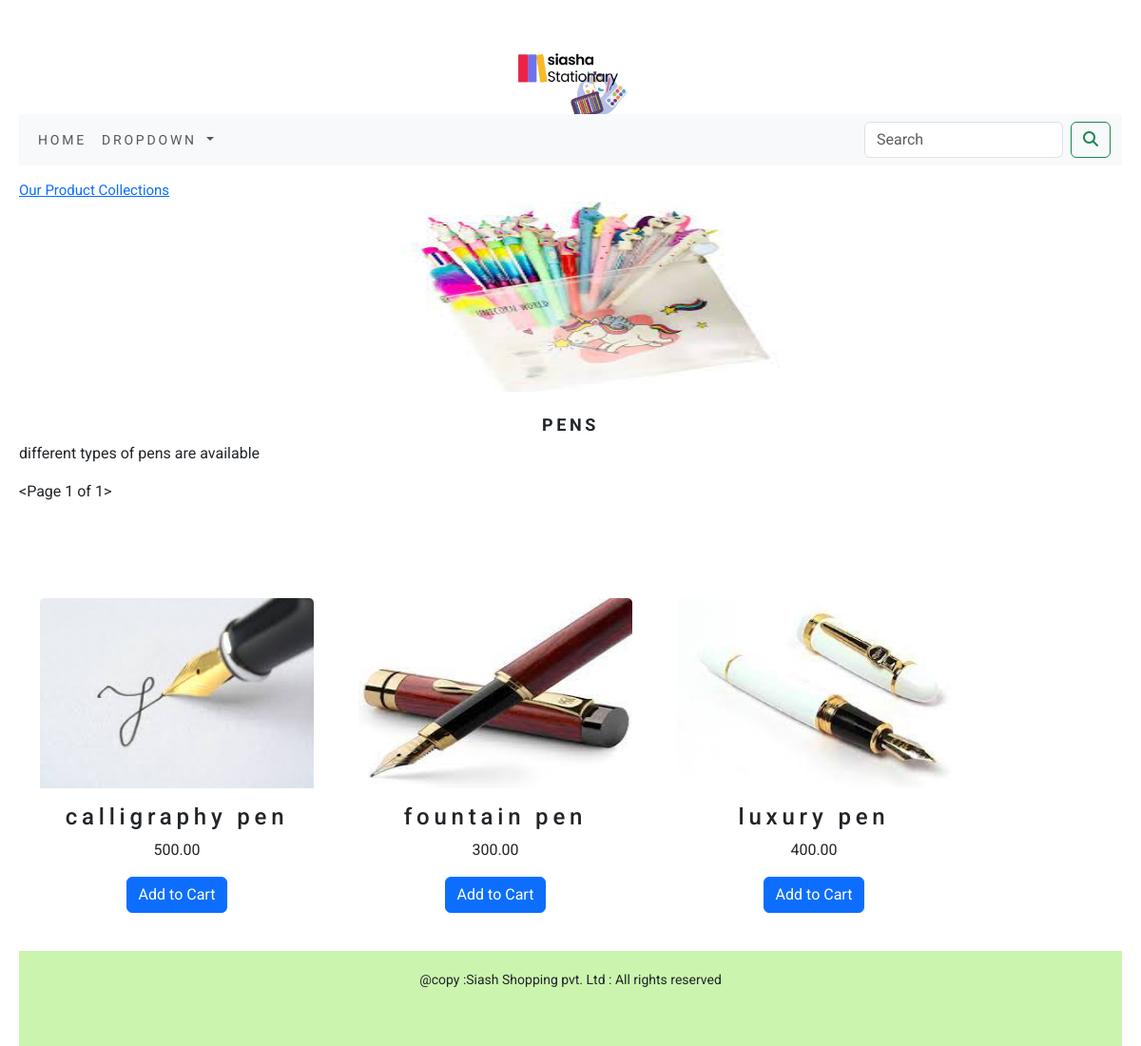
Screenshot of /shop/pens/ with the database file from the repository.
### ecommerce_app/models.py (models this page shows, shortened)
class category(models.Model):
    name = models.CharField(max_length=250, unique=True)
    slug = models.SlugField(max_length=250, unique=True)
    description = models.TextField(blank=True)
    image = models.ImageField(upload_to='category', blank=True)
    class Meta:
        ordering = ('name',)
        verbose_name = 'category'
        verbose_name_plural = 'categories'
    def get_url(self):
        return reverse('ecommerce_app:products_by_category', args=[self.slug])

class product(models.Model):
    name = models.CharField(max_length=250, unique=True)
    slug = models.SlugField(max_length=250, unique=True)
    description = models.TextField(blank=True)
    price = models.DecimalField(max_digits=10, decimal_places=2)
    category = models.ForeignKey(category, on_delete=models.CASCADE)
    stock = models.IntegerField()
    available = models.BooleanField(default=True)
    created = models.DateTimeField(auto_now_add=True)
    updated = models.DateTimeField(auto_now=True)
    image = models.ImageField(upload_to='category', blank=True)
    class Meta:
        ordering = ('name',)
        verbose_name = 'product'
        verbose_name_plural = 'products'
    def __str__(self):
        return '{}'.format(self.name)
    def get_url(self):
        return reverse('ecommerce_app:product_details', args=[self.category.slug,self.slug])

### ecommerce_app/views.py (the view)
# urls.py: path('', views.all_products_cat, name='all_products_cat'),
def all_products_cat(request, c_slug=None):
    c_page = None
    product_list = None
    if c_slug != None:
        c_page = get_object_or_404(category, slug=c_slug)
        product_list = product.objects.all().filter(category=c_page, available=True)
        print(product_list)
    else:
        product_list = product.objects.all().filter(available=True)
    paginator = Paginator(product_list, 6)
    try:
        page = int(request.GET.get('page', '1'))
    except:
        page = 1
    try:
        products = paginator.page(page)
    except (EmptyPage, InvalidPage):
        products = paginator.page(paginator.num_pages)
    return render(request, 'category.html', {'category': c_page, 'product': products})

### cart_app/context_processors.py (called while the page is built)
def item_counter(request):
    counter = 0
    if 'admin' in request.path:
        return {}
    else:
        try:
            crt = Cart.objects.filter(cart_id=_cart_id(request))
            crt_item = cart_items.objects.all().filter(cart=crt[:1])
            for c_item in crt_item:
                counter += c_item.quantity
        except Cart.DoesNotExist:
            counter=0
    return dict(counter=counter)

### cart_app/views.py (called while the page is built)
def _cart_id(request):
    cart = request.session.session_key
    if not cart:
        cart = request.session.create()
    return cart

### ecommerce_app/context_processors.py (called while the page is built)
def menu_links(request):
    links = category.objects.all()
    return dict(links=links)

### templates/category.html (shortened to what this page needs)
{% extends 'base.html' %}
{% load static %}
{% block body %}
{% if category %}
<div>
    <div class="row my-row-class">
        <div class="mx-auto">
            <a href="{% url 'ecommerce_app:all_products_cat' %}"> Our Product Collections</a>
        </div>
    </div>
</div>
{% endif %}
{% if category %}
<div class="mx-auto">
    <img class="my-cat-image" src="{{category.image.url}}" alt="category.name" width="1350px" height="200px">
</div>
<br>
<div>
    <h1 class="text-center my-title"><b>{{category.name}}</b></h1>
    <p class="text-justify">{{category.description}}</p>
</div>
{% endif %}
{{product}}
<div class="container">
    <div class="row">
        {% for p in product %}
        <div class="my-bottom-margin col-3 col-3 col-3 ">
            <div class="card text-center border-0" style="min-width:18rem; ">
                <a href="{{p.get_url}}"><img class="card-img-top  " src="{{p.image.url}}" alt="{{p.name}}"
                                             style="height:200px;"> </a>
                <div class="card-body">
                    <h4 class="card-title">{{p.name}}</h4>
                    <p>{{p.price}}</p>
                    {% if p.stock <= 0 %}
                    <p><b style="color:red;">Out of stock</b></p>
                    {% else %}
                    <a href="{% url 'cart_app:add_cart' p.id %}" class="btn btn-primary">Add to Cart</a>
                    {% endif %}
                </div>
            </div>
        </div>
        {% endfor %}
    </div>
    <br>
</div>
{% endblock %}

### static/css/custome.css (style rules this page uses)
body { font-family: 'Roboto', sans-serif; margin-left:20px; margin-right:20px; }
.my-row-class { padding-top:15px; color:#055913; }
.my-row-class .mx-auto { font-size:15px; }
.my-cat-image { padding-left:400px; width:800px; height:200px; }
.my-title { font-size:18px; letter-spacing:.2em; text-transform:uppercase; }
.my-bottom-margin { margin-right:50px; margin-top:100px; }
.card-body h4 { text-size:14px; letter-spacing:.2em; }

### rows the page displays
category: image (picture), name "PENS", description "different types of pens are available"
product: image (picture), name "calligraphy pen", price "500.00", stock "Add to Cart"
product: image (picture), name "fountain pen", price "300.00", stock "Add to Cart"
product: image (picture), name "luxury pen", price "400.00", stock "Add to Cart"

### other values shown
{{ product }} "<Page 1 of 1>"
